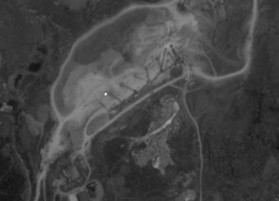
#> input picture 课程/图像处理与分析/code/RegionGrowing/img/jx3.jpg, 279 x 201 px
$ python adaptive_threshold.py
#> lines starting #> are read from the running program, lines starting #| are printed output that depends on the picture; after the words box and inside, x2 and y2 are one past the last pixel; in counts of white or black regions, pixels touching at a corner belong together
import cv2
import matplotlib.pyplot as plt

literacy_path = 'img/jx3.jpg'

img_literacy = cv2.imread(literacy_path, 0)
#> img_literacy is the input picture: shape (201, 279); min 16, max 248, mean 68

# threshold
ret, thresh = cv2.threshold(img_literacy, 0, 255, cv2.THRESH_BINARY + cv2.THRESH_OTSU)
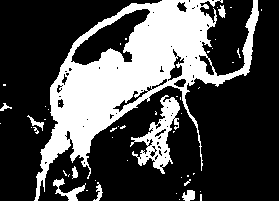
#> thresh: shape (201, 279); 29.4% white; 50 white regions (41 under 20 px), largest, box (x1, y1, x2, y2) and area: (34, 0, 259, 201) 14273, (130, 95, 180, 174) 1401, (53, 178, 86, 201) 254
#> ret = 77
print(ret)  # 124
#| 77.0
# adaptive threshold
thresh1 = cv2.adaptiveThreshold(img_literacy, 255, cv2.ADAPTIVE_THRESH_MEAN_C, cv2.THRESH_BINARY, 11, 0)
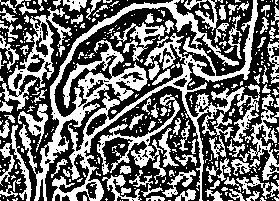
#> thresh1: shape (201, 279); 42.7% white; 392 white regions (293 under 20 px), largest, box (x1, y1, x2, y2) and area: (19, 0, 260, 201) 9978, (0, 7, 72, 111) 1596, (97, 94, 180, 184) 1291
thresh2 = cv2.adaptiveThreshold(img_literacy, 255, cv2.ADAPTIVE_THRESH_MEAN_C, cv2.THRESH_BINARY, 11, 2)
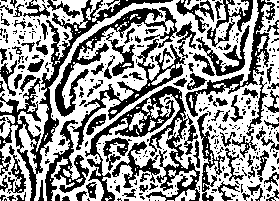
#> thresh2: shape (201, 279); 57.4% white; 371 black regions (278 under 20 px), largest, box (x1, y1, x2, y2) and area: (85, 86, 200, 201) 3464, (0, 0, 173, 201) 3164, (55, 7, 196, 117) 2342
thresh3 = cv2.adaptiveThreshold(img_literacy, 255, cv2.ADAPTIVE_THRESH_GAUSSIAN_C, cv2.THRESH_BINARY, 11, 0)
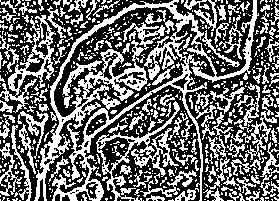
#> thresh3: shape (201, 279); 41.9% white in thin lines or dots
thresh4 = cv2.adaptiveThreshold(img_literacy, 255, cv2.ADAPTIVE_THRESH_GAUSSIAN_C, cv2.THRESH_BINARY, 11, 2)
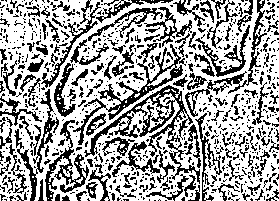
#> thresh4: shape (201, 279); 63.7% white; black in thin lines or dots

# show image
plt.figure('adaptive threshold', figsize=(12, 8))
plt.subplot(231), plt.imshow(img_literacy, cmap='gray'), plt.title('original')
plt.subplot(234), plt.imshow(thresh, cmap='gray'), plt.title('otsu')
plt.subplot(232), plt.imshow(thresh1, cmap='gray'), plt.title('adaptive_mean_0')
plt.subplot(235), plt.imshow(thresh2, cmap='gray'), plt.title('adaptive_mean_2')
plt.subplot(233), plt.imshow(thresh3, cmap='gray'), plt.title('adaptive_gaussian_0')
plt.subplot(236), plt.imshow(thresh4, cmap='gray'), plt.title('adaptive_gaussian_2')
plt.show()

$ run again, with 课程/图像处理与分析/code/RegionGrowing/img/jx2.jpg copied over 课程/图像处理与分析/code/RegionGrowing/img/jx3.jpg
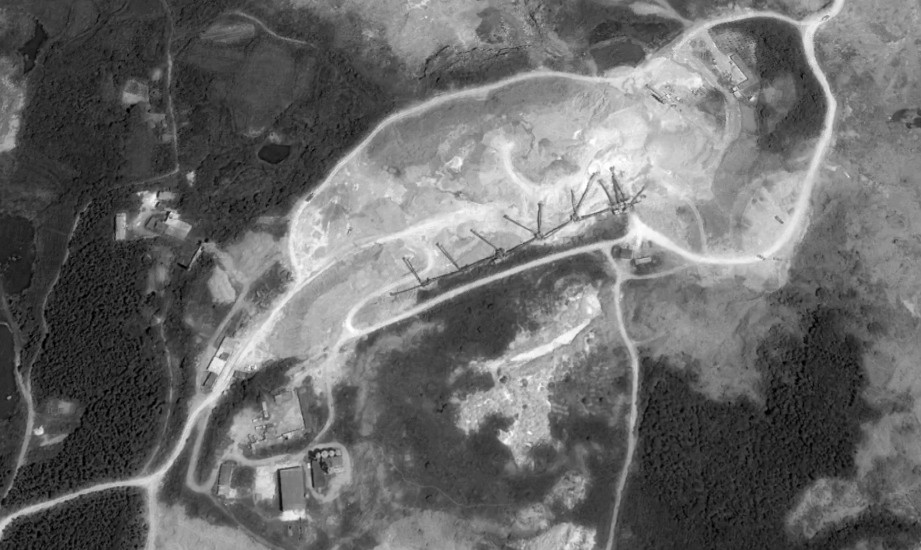
#> input picture 课程/图像处理与分析/code/RegionGrowing/img/jx2.jpg, 921 x 550 px
#> img_literacy is the input picture: shape (550, 921); min 0, max 255, mean 106.1
#> `ret, thresh = cv2.threshold(img_literacy, 0, 255, cv2.THRESH_BINARY + ..`:
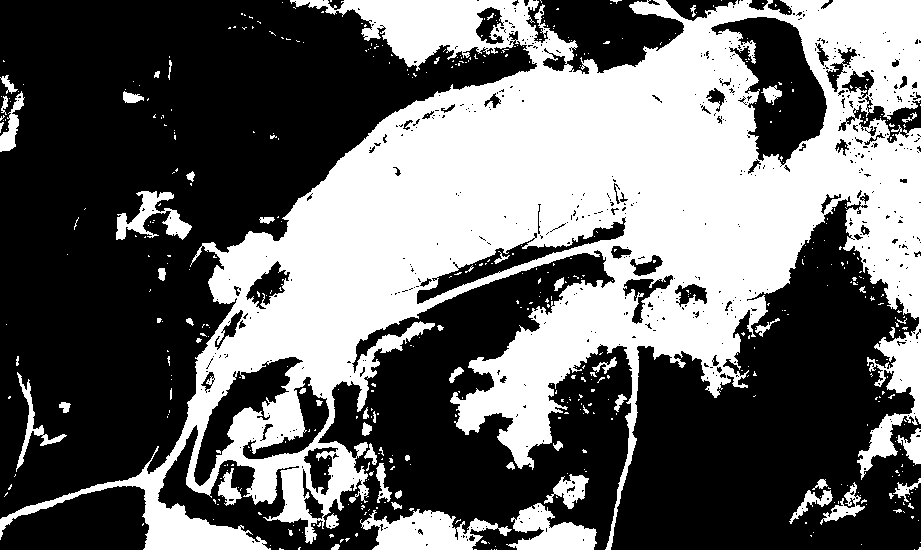
#> thresh: shape (550, 921); 41.2% white; 505 white regions (444 under 20 px), largest, box (x1, y1, x2, y2) and area: (0, 0, 921, 550) 192618, (360, 509, 512, 550) 3456, (506, 503, 597, 550) 2386
#> ret = 114
#| 114.0
#> thresh1: shape (550, 921); 47.2% white; 2681 white regions (2204 under 20 px), largest, box (x1, y1, x2, y2) and area: (0, 0, 921, 550) 162101, (437, 269, 604, 478) 6503, (372, 454, 556, 550) 4329
#> thresh2: shape (550, 921); 56.5% white; 3665 black regions (2672 under 20 px), largest, box (x1, y1, x2, y2) and area: (340, 249, 633, 550) 18933, (0, 27, 541, 523) 18219, (193, 156, 805, 486) 17020
#> thresh3: shape (550, 921); 47.1% white in thin lines or dots
#> `thresh4 = cv2.adaptiveThreshold(img_literacy, 255, cv2.ADAPTIVE_THRESH..`:
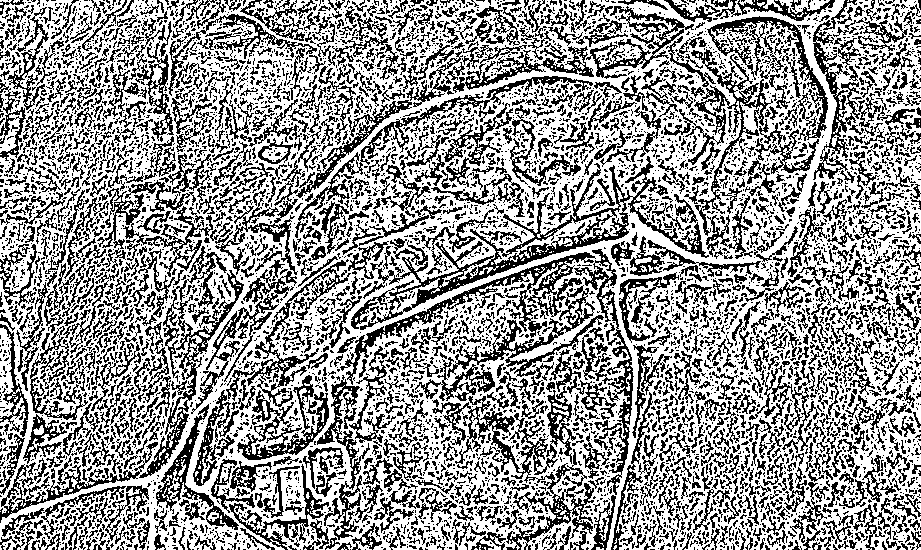
#> thresh4: shape (550, 921); 60.2% white; black in thin lines or dots

$ run again, with 课程/图像处理与分析/code/RegionGrowing/img/rice.jpg copied over 课程/图像处理与分析/code/RegionGrowing/img/jx3.jpg
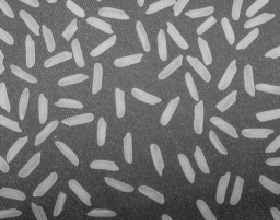
#> input picture 课程/图像处理与分析/code/RegionGrowing/img/rice.jpg, 280 x 220 px
#> img_literacy is the input picture: shape (220, 280); min 32, max 216, mean 115.4
#> `ret, thresh = cv2.threshold(img_literacy, 0, 255, cv2.THRESH_BINARY + ..`:
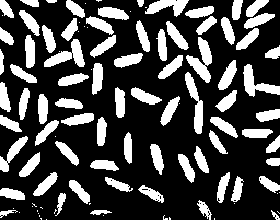
#> thresh: shape (220, 280); 27.5% white; 108 white regions (33 under 20 px), largest, box (x1, y1, x2, y2) and area: (186, 37, 212, 83) 542, (44, 39, 85, 67) 502, (243, 64, 280, 97) 481
#> ret = 133
#| 133.0
#> thresh1: shape (220, 280); 41.7% white; 978 white regions (817 under 20 px), largest, box (x1, y1, x2, y2) and area: (185, 72, 203, 135) 465, (244, 64, 280, 97) 461, (161, 171, 217, 209) 400
#> thresh2: shape (220, 280); 47% white; 662 white regions (529 under 20 px), largest, box (x1, y1, x2, y2) and area: (121, 104, 262, 220) 2889, (75, 165, 159, 220) 804, (239, 22, 280, 80) 547
#> thresh3: shape (220, 280); 45.4% white; 1184 white regions (998 under 20 px), largest, box (x1, y1, x2, y2) and area: (131, 107, 199, 209) 1011, (185, 72, 203, 134) 431, (243, 64, 280, 97) 414
#> `thresh4 = cv2.adaptiveThreshold(img_literacy, 255, cv2.ADAPTIVE_THRESH..`:
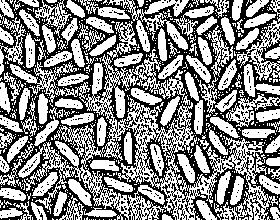
#> thresh4: shape (220, 280); 53.7% white; black in thin lines or dots
